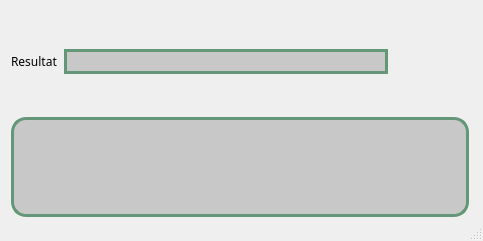
<?xml version="1.0" encoding="UTF-8"?>
<ui version="4.0">
 <class>MainWindow</class>
 <widget class="QMainWindow" name="MainWindow">
  <property name="geometry">
   <rect>
    <x>0</x>
    <y>0</y>
    <width>483</width>
    <height>241</height>
   </rect>
  </property>
  <property name="minimumSize">
   <size>
    <width>300</width>
    <height>200</height>
   </size>
  </property>
  <property name="maximumSize">
   <size>
    <width>682</width>
    <height>420</height>
   </size>
  </property>
  <property name="windowTitle">
   <string>Elgamal</string>
  </property>
  <property name="styleSheet">
   <string notr="true"/>
  </property>
  <widget class="QWidget" name="centralwidget">
   <layout class="QGridLayout" name="gridLayout">
    <property name="leftMargin">
     <number>9</number>
    </property>
    <property name="topMargin">
     <number>9</number>
    </property>
    <property name="bottomMargin">
     <number>0</number>
    </property>
    <property name="horizontalSpacing">
     <number>6</number>
    </property>
    <item row="0" column="0">
     <widget class="QGroupBox" name="groupBox">
      <property name="styleSheet">
       <string notr="true">
border-width:0px;
	border-style:solid;
</string>
      </property>
      <property name="title">
       <string/>
      </property>
      <layout class="QGridLayout" name="gridLayout_4">
       <property name="leftMargin">
        <number>2</number>
       </property>
       <property name="topMargin">
        <number>2</number>
       </property>
       <property name="rightMargin">
        <number>5</number>
       </property>
       <property name="bottomMargin">
        <number>2</number>
       </property>
       <item row="0" column="0">
        <layout class="QVBoxLayout" name="verticalLayout">
         <property name="spacing">
          <number>5</number>
         </property>
         <property name="leftMargin">
          <number>0</number>
         </property>
         <property name="topMargin">
          <number>0</number>
         </property>
         <property name="rightMargin">
          <number>0</number>
         </property>
         <property name="bottomMargin">
          <number>0</number>
         </property>
         <item>
          <widget class="QGroupBox" name="groupBox_2">
           <property name="title">
            <string/>
           </property>
           <layout class="QGridLayout" name="gridLayout_2">
            <property name="leftMargin">
             <number>0</number>
            </property>
            <property name="topMargin">
             <number>0</number>
            </property>
            <property name="rightMargin">
             <number>0</number>
            </property>
            <property name="bottomMargin">
             <number>0</number>
            </property>
            <item row="0" column="0">
             <layout class="QHBoxLayout" name="horizontalLayout">
              <item>
               <widget class="QLabel" name="label_2">
                <property name="minimumSize">
                 <size>
                  <width>0</width>
                  <height>0</height>
                 </size>
                </property>
                <property name="maximumSize">
                 <size>
                  <width>16777215</width>
                  <height>30</height>
                 </size>
                </property>
                <property name="styleSheet">
                 <string notr="true">border-width:0px;
font: 12pt &quot;Arial Black&quot;;
font-family:bold;


</string>
                </property>
                <property name="text">
                 <string>Resultat</string>
                </property>
               </widget>
              </item>
              <item>
               <widget class="QLineEdit" name="line_edit_type_erreur">
                <property name="minimumSize">
                 <size>
                  <width>0</width>
                  <height>0</height>
                 </size>
                </property>
                <property name="maximumSize">
                 <size>
                  <width>16777215</width>
                  <height>16777215</height>
                 </size>
                </property>
                <property name="styleSheet">
                 <string notr="true">border-width:0px;
font: 12pt &quot;Arial Black&quot;;
font-family:bold;
background-color: rgba(31, 42, 51,255);
padding-left:10px;

background-color: rgba(200, 200, 200,255);

border-width:3px;
	border-style:solid;
	border-color:rgba(100, 150, 120,255);
	border-radius:15px;
</string>
                </property>
                <property name="text">
                 <string/>
                </property>
                <property name="alignment">
                 <set>Qt::AlignCenter</set>
                </property>
                <property name="readOnly">
                 <bool>true</bool>
                </property>
               </widget>
              </item>
              <item>
               <widget class="QLabel" name="label">
                <property name="minimumSize">
                 <size>
                  <width>75</width>
                  <height>0</height>
                 </size>
                </property>
                <property name="text">
                 <string/>
                </property>
               </widget>
              </item>
             </layout>
            </item>
           </layout>
          </widget>
         </item>
         <item>
          <widget class="QLabel" name="label_erreur">
           <property name="styleSheet">
            <string notr="true">border-width:0px;
font: 12pt &quot;Arial Black&quot;;
font-family:bold;
background-color: rgba(200, 200, 200,255);
padding-left:10px;


border-width:3px;
	border-style:solid;
	border-color:rgba(100, 150, 120,255);
	border-radius:15px;
</string>
           </property>
           <property name="text">
            <string/>
           </property>
           <property name="alignment">
            <set>Qt::AlignLeading|Qt::AlignLeft|Qt::AlignTop</set>
           </property>
           <property name="wordWrap">
            <bool>true</bool>
           </property>
          </widget>
         </item>
        </layout>
       </item>
      </layout>
     </widget>
    </item>
   </layout>
  </widget>
  <widget class="QMenuBar" name="menubar">
   <property name="geometry">
    <rect>
     <x>0</x>
     <y>0</y>
     <width>483</width>
     <height>26</height>
    </rect>
   </property>
  </widget>
  <widget class="QStatusBar" name="statusbar"/>
 </widget>
 <resources>
  <include location="rsc.qrc"/>
 </resources>
 <connections/>
</ui>
